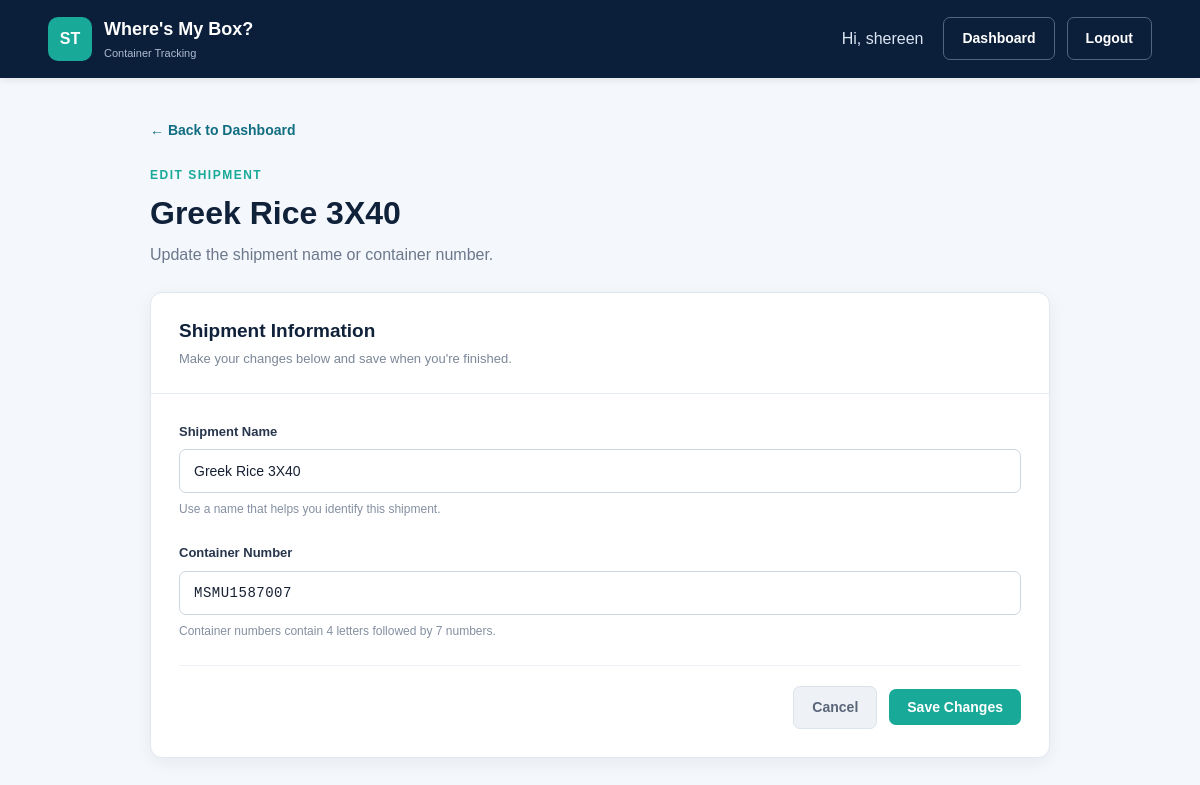
Page /shipments/edit/1 (signed in) on the committed database.
### container_tracker_app/models.py (models this page shows, shortened)
class User(models.Model):
    firstname = models.CharField(
        max_length=255
    )
    lastname = models.CharField(
        max_length=255
    )
    email = models.CharField(
        max_length=255,
        unique=True
    )
    password = models.CharField(
        max_length=255
    )
    created_at = models.DateField(
        auto_now_add=True
    )
    updated_at = models.DateField(
        auto_now=True
    )
    objects = UserManager()

class Shipment(models.Model):
    name = models.CharField(
        max_length=100
    )
    number = models.CharField(
        max_length=20
    )
    status = models.CharField(
        max_length=100,
        default="Unknown"
    )
    eta = models.DateTimeField(
        null=True,
        blank=True
    )
    ata = models.DateTimeField(
        null=True,
        blank=True
    )
    vessel = models.CharField(
        max_length=150,
        blank=True
    )
    origin = models.CharField(
        max_length=150,
        blank=True
    )
    destination = models.CharField(
        max_length=150,
        blank=True
    )
    lastchecked = models.DateTimeField(
        null=True,
        blank=True
    )
    user = models.ForeignKey(
        User,
        related_name="shipments",
        on_delete=models.DO_NOTHING
    )
    created_at = models.DateField(
        auto_now_add=True
    )
    updated_at = models.DateField(
        auto_now=True
    )
    objects = shipmentManager()

### container_tracker_app/views.py (the view)
def edit_shipment(request, shipment_id):
    if "user_id" not in request.session:
        return redirect("/")
    else:
        user = User.objects.get(
            id=request.session['user_id']
        )
        shipment = Shipment.objects.get(
            id=shipment_id
        )
        if shipment.user.id != user.id:
            return redirect("/dashboard")
        if request.method == 'POST':
            errors = (
                Shipment.objects.shipment_validation(
                    request.POST
                )
            )
            if len(errors) > 0:
                context = {
                    "user": user,
                    "shipment": shipment,
                    "errors": errors
                }
                return render(
                    request,
                    "editshipment.html",
                    context
                )
            else:
                Shipment.objects.update_shipment(
                    request.POST,
                    shipment
                )
                return redirect("/dashboard")
        else:
            context = {
                "user": user,
                "shipment": shipment
            }
            return render(
                request,
                "editshipment.html",
                context
            )

### container_tracker_app/templates/editshipment.html (shortened to what this page needs)
<!DOCTYPE html>
<html lang="en">
<head>
    {% load static %}
    <link rel="stylesheet" href="{% static 'css/style.css' %}">
</head>
<body>
    <nav class="navbar">
        <div class="nav-container">
            <a href="{% url 'dashboard' %}" class="brand">
                <div class="brand-icon">ST</div>
                <div>
                    <span class="brand-name">Where's My Box?</span>
                    <span class="brand-subtitle">Container Tracking</span>
                </div>
            </a>
            <div class="nav-actions">
                <span class="welcome-user">
                    Hi, {{ user.firstname }}
                </span>
                <a href="{% url 'dashboard' %}" class="btn btn-outline">
                    Dashboard
                </a>
                <a href="{% url 'logout' %}" class="btn btn-outline">
                    Logout
                </a>
            </div>
        </div>
    </nav>
    <main class="page-container form-page">
        <a href="{% url 'dashboard' %}" class="back-link">
            ← Back to Dashboard
        </a>
        <section class="form-page-header">
            <p class="page-label">
                EDIT SHIPMENT
            </p>
            <h1>{{ shipment.name }}</h1>
            <p class="page-description">
                Update the shipment name or container number.
            </p>
        </section>
        <section class="card shipment-form-card">
            <div class="form-card-header">
                <h2>Shipment Information</h2>
                <p>
                    Make your changes below and save when you're finished.
                </p>
            </div>
            <form
                action="{% url 'edit_shipment' shipment.id %}"
                method="POST"
                class="shipment-form"
            >
                <div class="form-group">
                    <label for="name">
                        Shipment Name
                    </label>
                    <input
                        type="text"
                        id="name"
                        name="name"
                        class="form-input"
                        value="{{ shipment.name }}"
                    >
                    <span class="form-help">
                        Use a name that helps you identify this shipment.
                    </span>
                </div>
                <div class="form-group">
                    <label for="number">
                        Container Number
                    </label>
                    <input
                        type="text"
                        id="number"
                        name="number"
                        class="form-input container-input"
                        maxlength="11"
                        value="{{ shipment.number }}"
                    >
                    <span class="form-help">
                        Container numbers contain 4 letters followed by 7 numbers.
                    </span>
                </div>
                <div class="form-actions">
                    <a
                        href="{% url 'view_shipment' shipment.id %}"
                        class="btn btn-cancel"
                    >
                        Cancel
                    </a>
                    <button
                        type="submit"
                        class="btn btn-primary"
                    >
                        Save Changes
                    </button>
                </div>
            </form>
        </section>
    </main>
</body>
</html>

### container_tracker_app/static/css/style.css (style rules this page uses)
* { margin: 0; padding: 0; box-sizing: border-box; }
html { width: 100%; min-height: 100%; }
body { width: 100%; min-height: 100vh; font-family: Arial, Helvetica, sans-serif; background-color: #f4f7fb; color: #172033; line-height: 1.5; }
a { text-decoration: none; }
.navbar { width: 100%; background-color: #0b1f3a; padding: 16px 0; box-shadow: 0 2px 8px rgba(0, 0, 0, 0.08); }
.nav-container { width: 92%; max-width: 1250px; margin: auto; display: flex; align-items: center; justify-content: space-between; gap: 20px; }
.brand { display: flex; align-items: center; gap: 12px; color: white; }
.brand-icon { width: 44px; height: 44px; display: flex; align-items: center; justify-content: center; background-color: #18a999; color: white; border-radius: 10px; font-weight: bold; }
.brand-name { display: block; color: white; font-size: 18px; font-weight: bold; }
.brand-subtitle { display: block; margin-top: 2px; color: #aebbd0; font-size: 11px; }
.nav-actions { display: flex; align-items: center; gap: 12px; }
.welcome-user { margin-right: 8px; color: #dce5f2; }
.btn { display: inline-flex; align-items: center; justify-content: center; padding: 10px 18px; border: none; border-radius: 7px; font-family: inherit; font-size: 14px; font-weight: 600; cursor: pointer; transition: 0.2s ease; }
.btn-primary { background-color: #18a999; color: white; }
.btn-outline { color: white; border: 1px solid #53667f; }
.btn-cancel { background-color: #eef2f6; color: #596579; border: 1px solid #dce3eb; }
.page-container { width: 92%; max-width: 1250px; margin: 40px auto; }
.page-label, .section-label { color: #18a999; font-size: 12px; font-weight: bold; letter-spacing: 1.5px; }
.page-label { margin-bottom: 5px; }
.page-description { margin-top: 6px; color: #6c788b; }
.back-link { display: inline-block; margin-bottom: 25px; color: #126e82; font-size: 14px; font-weight: 600; }
.card { background-color: white; border: 1px solid #e2e8f0; border-radius: 12px; box-shadow: 0 5px 18px rgba(21, 38, 63, 0.06); overflow: hidden; }
.form-page { max-width: 900px; }
.form-page-header { margin-bottom: 25px; }
.form-page-header h1 { color: #10213a; font-size: 32px; }
.shipment-form-card { margin-bottom: 40px; overflow: visible; }
.form-card-header { padding: 24px 28px; border-bottom: 1px solid #e5eaf0; }
.form-card-header h2 { margin-bottom: 4px; color: #10213a; font-size: 19px; }
.form-card-header p { color: #7b8798; font-size: 13px; }
.shipment-form { padding: 28px; }
.form-group { margin-bottom: 25px; }
.form-group label { display: block; margin-bottom: 8px; color: #27364c; font-size: 13px; font-weight: 700; }
.form-input { width: 100%; padding: 13px 14px; background-color: #ffffff; border: 1px solid #ccd6e2; border-radius: 7px; color: #172033; font-family: inherit; font-size: 14px; outline: none; transition: border-color 0.2s, box-shadow 0.2s; }
.form-input::placeholder { color: #a5afbd; }
.container-input { font-family: Consolas, monospace; letter-spacing: 0.5px; text-transform: uppercase; }
.form-help { display: block; margin-top: 7px; color: #8490a1; font-size: 12px; }
.form-actions { display: flex; justify-content: flex-end; align-items: center; gap: 12px; padding-top: 20px; border-top: 1px solid #edf0f4; }

### rows in the picture
User: firstname "shereen"
Shipment: name "Greek Rice 3X40", number "MSMU1587007"
